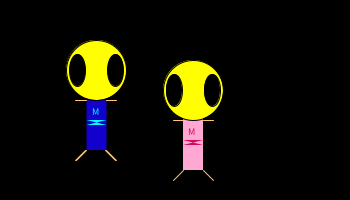
Frame 1 (no input)
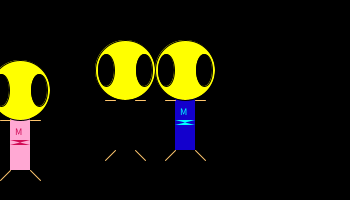
Frame 60 (the mouse pressed at the canvas centre just before this capture)
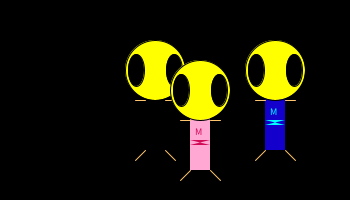
Frame 120 (the mouse held since frame 60 and released just before this capture)

The Processing sketch that drew these frames (run headless with seeded random() and noise(); from frame 60 on, the mouse is pressed at the canvas centre):

// Processing sketch: MovingSuperhero
// ── MovingSuperhero.pde
// Don't change the code below.
// The code below will not work until you create Hero class in the 'classes' tab.

Hero h1, h2, h3;
void setup() {
  size(350, 200);
  //initialize her character
  h1 = new Hero(170, 100, 0.5); //x,y,scale
  h1.speedX=0.5;
  h2 = new Hero();  //use default values 
  h3 = new Hero(270, 120, 1.5, 1.5, 0, color(255, 168, 211), color(209, 11, 86));
}
void draw() { 
  //instead of background(0), we use this tansparent rectangle to give the illusion of a trail for the objects!
  rectMode(CORNER); 
  fill(0, 3055); 
  rect(0, 0, width, height); 
  
  //move and display hero characters
  h1.move();     
  h2.move();    
  h3.move();
  h1.display();    
  h2.display();    
  h3.display();
}

// ── classes.pde
//REQ: create a Hero class with the specs mentioned in the assignment document.

class Hero{
  //attributes
  float x, y, scale, speedX, speedY;
  color torsoColor, beltColor;

  //constructor
  Hero(){
    x = width/2; y = height/2; scale = 1; speedX = 1; speedY = 0;
    torsoColor = color(19,0,205); beltColor = color(0,255,255);
  }
  
  Hero(float x1, float y1, float scale1){
    x = x1; y = y1; scale = scale1;
  }
  
  Hero(float x1, float y1, float scale1, float sx, float sy, color torsoClr, color beltClr){
    x = x1; y = y1; scale = scale1; speedX = sx; speedY = sy;
    torsoColor = torsoClr; beltColor = beltClr; 
  }
  
  void move(){ 
    y += speedY;
    if(x > width) 
      x += -width;
    if( x < 0) 
      x += width;
    if(y > height) 
      y += -speedY;

    x += speedX;
    
  }
  
  void display(){
    translate(x-width/2,y-height/2);
    //torso
    rectMode(CENTER);
    fill(torsoColor);
    rect(100,100,20,100);
    
    //belt
    fill(beltColor);
    beginShape();
      vertex(90,120);
      vertex(110,120);
      vertex(90,125);
      vertex(110,125);
    endShape(CLOSE);
    
    textSize (10);
    text("M", 95, 115); 
    
    //face
    fill(255,255,0);
    stroke(255,198,111);
    line(90,100,80,100); //left arm
    line(110,100,120,100); //right arm
    
    //eyes
    stroke(0);
    ellipse(100,70,60,60);
    fill(0);
    ellipse(81,70,16,32); 
    fill(0);
    ellipse(119,70,16,32);
    
    stroke(255,198,111);
    line(90,150,80,160);
    line(110,150,120,160);
    noStroke();
  }

}
